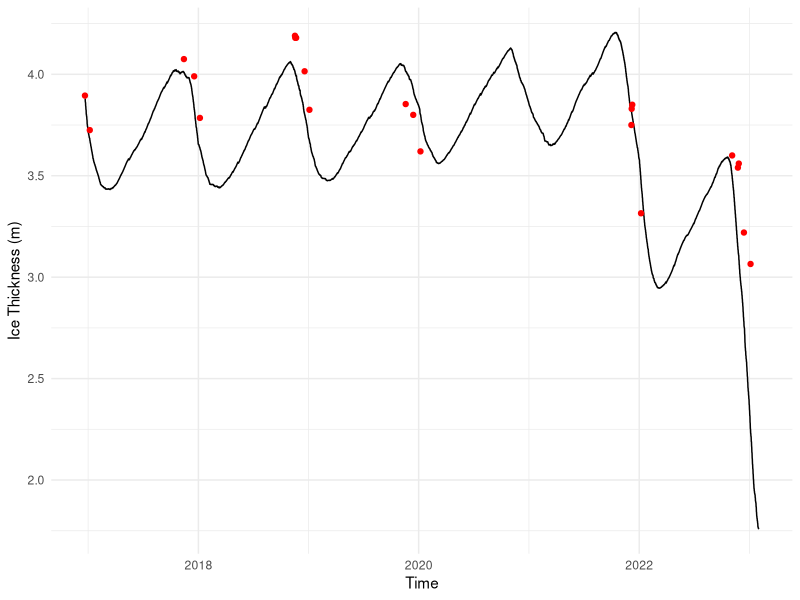
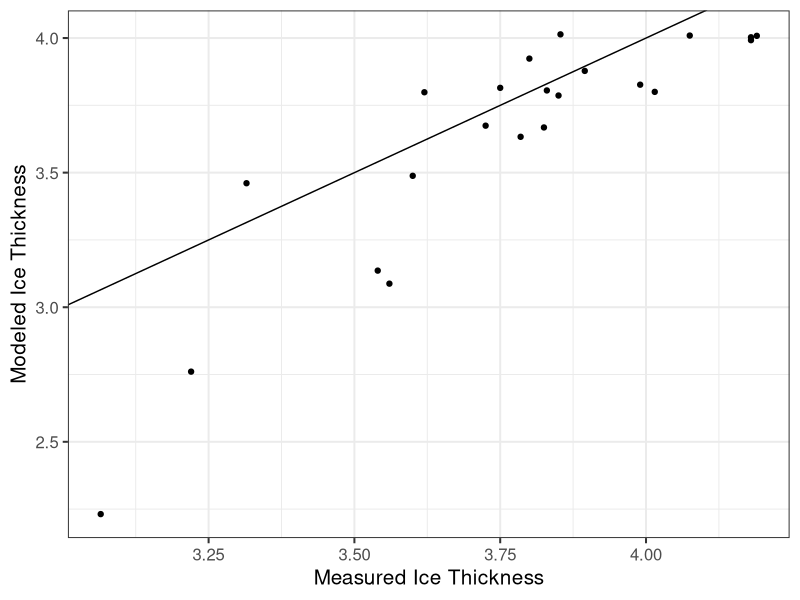
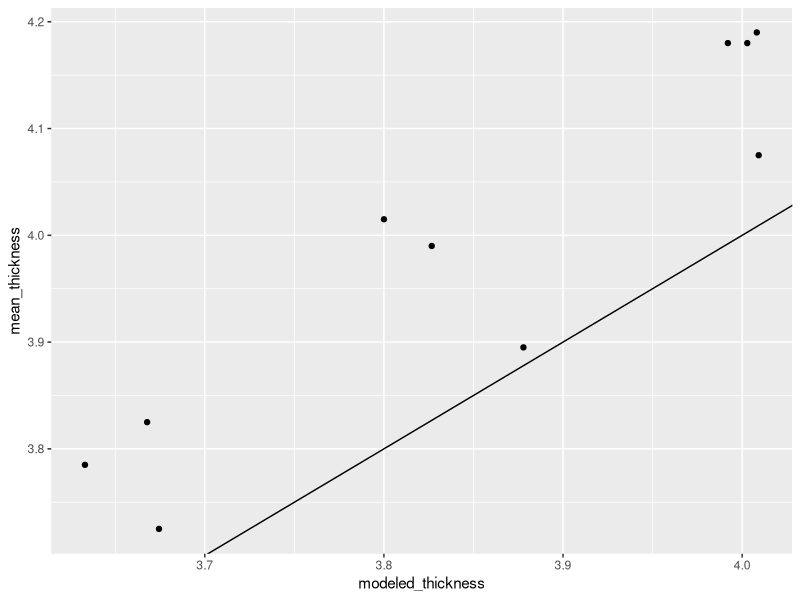

The R script that drew these images, in order:
########## Thermal Diffusion Model Result Interpretation #########
library(tidyverse)

setwd("/Users/charliedougherty/Documents/R-Repositories/MCM-LTER-MS")

# load file
GEE_corrected <- read_csv("data/thermal diffusion model data/model_outputs/GEE_output_corrected_20250304.csv") |> 
  group_by(time) |> 
  summarize(thickness = max(thickness)) |> 
  mutate(time = ymd_hms(time)) |> 
  filter(time < "2023-02-01")

# ice thickness data
ice_thick <- read_csv("data/lake ice/mcmlter-lake-ice_thickness-20230726 (1).csv") |>
  mutate(date_time = mdy_hm(date_time), 
         z_water_m = z_water_m*-1) |> 
  filter(lake == "East Lake Bonney", 
         ) |> 
  filter(date_time > "2016-12-01" & date_time < "2025-02-01") |> 
  group_by(date_time) |> 
  summarize(mean_thickness = mean(z_water_m, na.rm = T))

# plot modeled ice thickness against the measured thickness
ggplot() + 
  geom_line(data = GEE_corrected, aes(x = time, y = thickness)) + 
  geom_point(data = ice_thick, aes(x = date_time, y = mean_thickness), color = "red") +
  xlab("Time") + ylab("Ice Thickness (m)") + 
  theme_minimal()

# sum model output to a daily average, to compare to measured ice thickness
# goal here is to see how large the gap is between modeled data and measured data 

modeled_daily <- GEE_corrected |> 
  mutate(time = ymd_hms(time), 
         date_time = date(time)) |> 
  group_by(date_time) |> 
  summarize(modeled_thickness = mean(thickness))

### join two datasets together to compare dates
comp <- ice_thick |> 
  left_join(modeled_daily, by = join_by(date_time))

#plot modeled and measured against each other
ggplot(comp, aes(mean_thickness, modeled_thickness)) + 
  geom_point() + 
  geom_abline() + 
  xlab("Measured Ice Thickness") + ylab("Modeled Ice Thickness") + 
  theme_bw(base_size = 15)

#ggsave(filename = "plots/manuscript/chapter 2/modeledice_vs_measuredice.png", 
#       width = 8, height = 6, dpi = 700)

linear_model = lm(modeled_thickness ~mean_thickness, data = comp)

summary(linear_model)

thickness_pivot <- comp |> 
  pivot_longer(cols = c(modeled_thickness, mean_thickness), 
               names_to = "measurement_type", values_to = "thickness") |> 
  select(date_time, measurement_type, thickness)

# plot output to confirm join worked
#ggplot(thickness_pivot, aes(date_time, thickness, color = measurement_type)) +
#  geom_()


# what if you remove data past 2022, when the longwave data gets particularly bad
comp2 <- comp |> 
  filter(date_time < "2019-05-01")

lin_model_filtered = lm(modeled_thickness ~mean_thickness, data = comp2)
summary(lin_model_filtered)

## if you ignore data past 2021, the r_squared value is 0.87. If you include 

ggplot(comp2, aes(modeled_thickness, mean_thickness)) + 
  geom_point() + 
  geom_abline()

